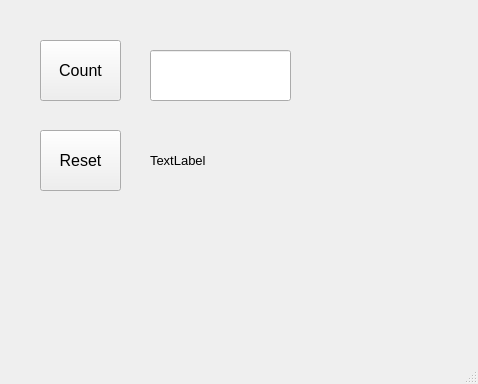
<?xml version="1.0" encoding="UTF-8"?>
<ui version="4.0">
 <class>MainWindow</class>
 <widget class="QMainWindow" name="MainWindow">
  <property name="geometry">
   <rect>
    <x>0</x>
    <y>0</y>
    <width>478</width>
    <height>384</height>
   </rect>
  </property>
  <property name="windowTitle">
   <string>MainWindow</string>
  </property>
  <widget class="QWidget" name="centralwidget">
   <widget class="QPushButton" name="btnCount">
    <property name="geometry">
     <rect>
      <x>40</x>
      <y>40</y>
      <width>81</width>
      <height>61</height>
     </rect>
    </property>
    <property name="font">
     <font>
      <pointsize>12</pointsize>
     </font>
    </property>
    <property name="text">
     <string>Count</string>
    </property>
   </widget>
   <widget class="QPushButton" name="btnReset">
    <property name="geometry">
     <rect>
      <x>40</x>
      <y>130</y>
      <width>81</width>
      <height>61</height>
     </rect>
    </property>
    <property name="font">
     <font>
      <pointsize>12</pointsize>
     </font>
    </property>
    <property name="text">
     <string>Reset</string>
    </property>
   </widget>
   <widget class="QLineEdit" name="lineEdit">
    <property name="geometry">
     <rect>
      <x>150</x>
      <y>50</y>
      <width>141</width>
      <height>51</height>
     </rect>
    </property>
    <property name="font">
     <font>
      <pointsize>12</pointsize>
     </font>
    </property>
   </widget>
   <widget class="QLabel" name="labelCount">
    <property name="geometry">
     <rect>
      <x>150</x>
      <y>140</y>
      <width>171</width>
      <height>41</height>
     </rect>
    </property>
    <property name="font">
     <font>
      <pointsize>10</pointsize>
     </font>
    </property>
    <property name="text">
     <string>TextLabel</string>
    </property>
   </widget>
  </widget>
  <widget class="QMenuBar" name="menubar">
   <property name="geometry">
    <rect>
     <x>0</x>
     <y>0</y>
     <width>478</width>
     <height>21</height>
    </rect>
   </property>
  </widget>
  <widget class="QStatusBar" name="statusbar"/>
 </widget>
 <resources/>
 <connections/>
</ui>
